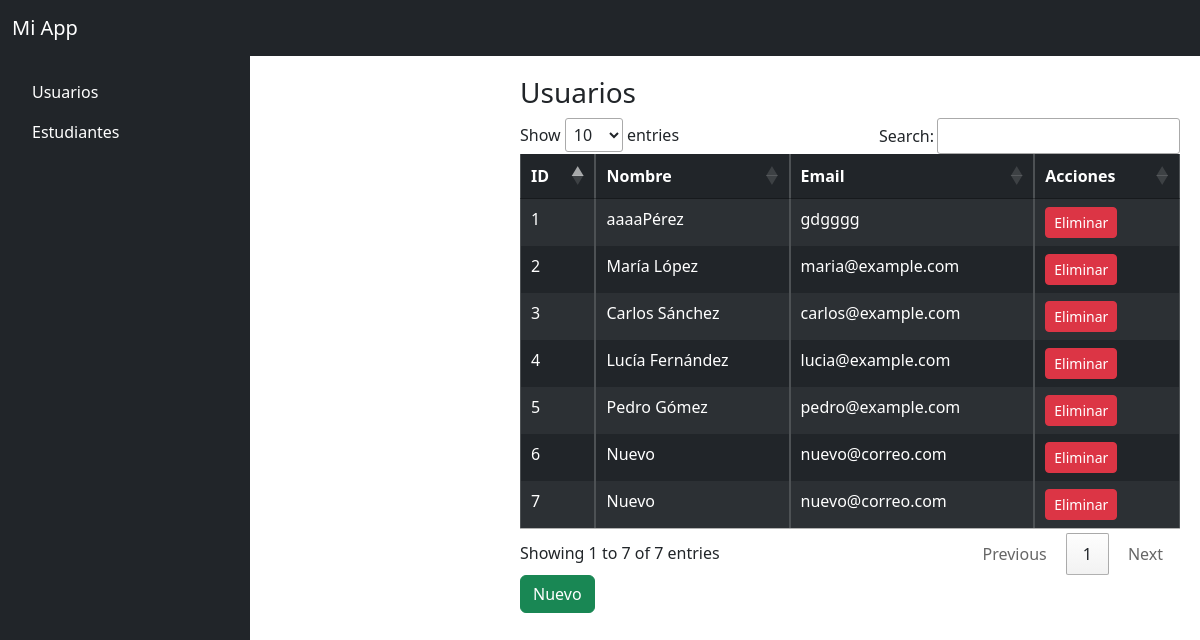
The page / on the database its author committed.
### tables this page shows
CREATE TABLE `users` (
  `id` int NOT NULL,
  `name` varchar(100) NOT NULL,
  `email` varchar(100) NOT NULL,
  `created_at` timestamp NOT NULL DEFAULT CURRENT_TIMESTAMP
);

### core/Controller.php (called while the page is built, shortened)
<?php
class Controller {
    public function view($view, $data = []) {
        include "../views/layout/main.php";
    }
}

### controllers/UserController.php (called while the page is built, shortened)
<?php
require_once '../models/User.php';
class UserController extends Controller {
    public function index() {
        $user = new User();
        $data = $user->getAll();
        $this->view('users/index', ['users' => $data]);
    }
}

### core/App.php (called while the page is built, shortened)
<?php
class App {
    protected $method = 'index';
    public function __construct() {
        $url = isset($_GET['url']) ? explode('/', filter_var(rtrim($_GET['url'], '/'), FILTER_SANITIZE_URL)) : [];
        $this->controller = new $this->controller;
        $this->params = $url ? array_values($url) : [];
        call_user_func_array([$this->controller, $this->method], $this->params);
    }
}

### public/index.php (called while the page is built, shortened)
<?php
require_once '../core/App.php';
require_once '../core/Controller.php';
require_once '../core/Model.php';
$app = new App();

### core/Model.php (called while the page is built, shortened)
<?php
require_once '../config/database.php';
class Model {
    public function __construct() {
        global $pdo;
        $this->db = $pdo;
    }
}

### models/User.php (called while the page is built, shortened)
<?php
class User extends Model {
    public function getAll() {
        $stmt = $this->db->query("SELECT * FROM users");
        return $stmt->fetchAll(PDO::FETCH_ASSOC);
    }
}

### views/users/index.php (the view)
<h3>Usuarios</h3>
<table id="userTable" class="table table-bordered table-dark table-striped">
    <thead>
        <tr><th>ID</th><th>Nombre</th><th>Email</th><th>Acciones</th></tr>
    </thead>
    <tbody>
        <?php foreach ($users as $user): ?>
            <tr data-id="<?= $user['id'] ?>">
                <td><?= $user['id'] ?></td>
                <td contenteditable="true" data-column="name"><?= $user['name'] ?></td>
                <td contenteditable="true" data-column="email"><?= $user['email'] ?></td>
                <td><button class="btn btn-danger btn-sm delete-btn">Eliminar</button></td>
            </tr>
        <?php endforeach ?>
    </tbody>
</table>
<button class="btn btn-success" id="addUser">Nuevo</button>

### views/layout/main.php (style rules this page uses)
body { margin: 0; }

### rows shown on the page
users: id "1", name "aaaaPérez", email "gdgggg"
users: id "2", name "María López", email "maria@example.com"
users: id "3", name "Carlos Sánchez", email "carlos@example.com"
users: id "4", name "Lucía Fernández", email "lucia@example.com"
users: id "5", name "Pedro Gómez", email "pedro@example.com"
users: id "6", name "Nuevo", email "nuevo@correo.com"
users: id "7", name "Nuevo", email "nuevo@correo.com"
